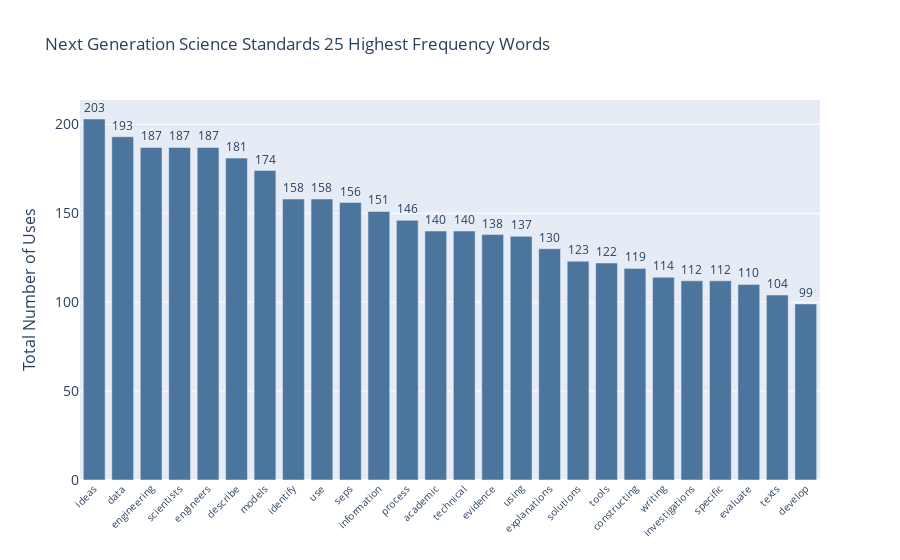

This figure's notebook cell:
### Code cell
#top 25
x_list = [x[0] for x in indiana_top25]
y_list = [x[1] for x in indiana_top25]

#graph x_list & y_list
fig = go.Figure(go.Bar(x=x_list, y=y_list, text=y_list,
                       textposition='auto', marker_color='rgb(75, 117, 156)')) 

#style graph 
fig.update_layout(
    title="Next Generation Science Standards 25 Highest Frequency Words",
    xaxis_tickfont_size=10,
    yaxis=dict(
        title='Total Number of Uses',
        titlefont_size=16,
        tickfont_size=14,
        ),
        legend=dict(
            x=0,
            y=1.0,
            bgcolor='rgba(255, 255, 255, 0)',
            bordercolor='rgba(255, 255, 255, 0)'
        ),
        barmode='group',
        bargap=0.15, 
        bargroupgap=0.1) 
    
fig.update_layout(barmode='group', xaxis_tickangle=-45) 

fig.update_traces(textposition='outside')

fig.show()

### Figure 1 — Plotly figure (JSON) as saved in the notebook; plotly's stock layout.template omitted (floating-point values rounded to 4 significant figures)
{"data": [{"marker": {"color": "rgb(75, 117, 156)"}, "text": ["203", "193", "187", "187", "187", "181", "174", "158", "158", "156", "151", "146", "140", "140", "138", "137", "130", "123", "122", "119", "114", "112", "112", "110", "104", "99"], "textposition": "outside", "type": "bar", "x": ["ideas", "data", "engineering", "scientists", "engineers", "describe", "models", "identify", "use", "seps", "information", "process", "academic", "technical", "evidence", "using", "explanations", "solutions", "tools", "constructing", "writing", "investigations", "specific", "evaluate", "texts", "develop"], "y": [203, 193, 187, 187, 187, 181, 174, 158, 158, 156, 151, 146, 140, 140, 138, 137, 130, 123, 122, 119, 114, 112, 112, 110, 104, 99]}], "layout": {"bargap": 0.15, "bargroupgap": 0.1, "barmode": "group", "legend": {"bgcolor": "rgba(255, 255, 255, 0)", "bordercolor": "rgba(255, 255, 255, 0)", "x": 0, "y": 1}, "title": {"text": "Next Generation Science Standards 25 Highest Frequency Words"}, "xaxis": {"tickangle": -45, "tickfont": {"size": 10}}, "yaxis": {"tickfont": {"size": 14}, "title": {"font": {"size": 16}, "text": "Total Number of Uses"}}}}
